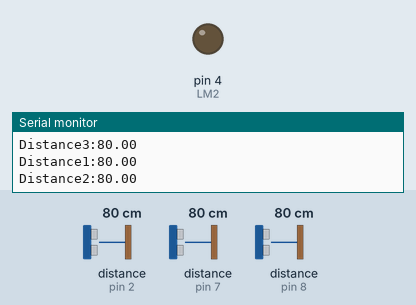
This sketch was run on a simulated Arduino Uno, built with avr-gcc and run on an emulated ATmega328P. On the bench: output pins drawn as LEDs (lit = HIGH), the last lines printed to the serial monitor. The inputs (shaded band) are chosen by the test bench; at power-on: distance to the obstacle (sensors on pin 2, pin 7, pin 8) 80 cm. Pins used as bus, display or sensor lines are not drawn.

Above: at 1.2 s.
1.3 s: distance to the obstacle (sensor on pin 2) set to 43 cm
4.3 s: distance to the obstacle (sensor on pin 2) set to 35 cm
At 4.8 s:
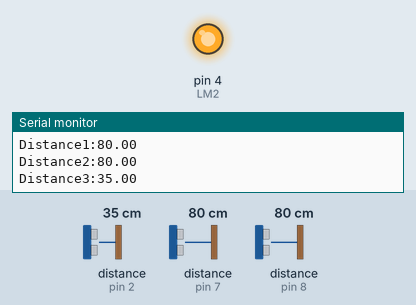
11.8 s: distance to the obstacle (sensor on pin 2) set to 60 cm
At 12.2 s:
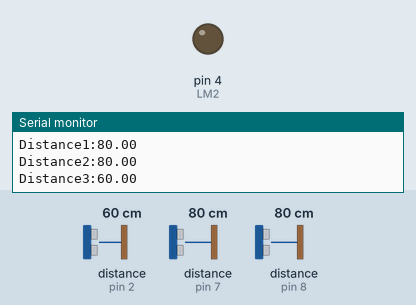
13.3 s: distance to the obstacle (sensor on pin 2) set to 2 cm
At 14.4 s:
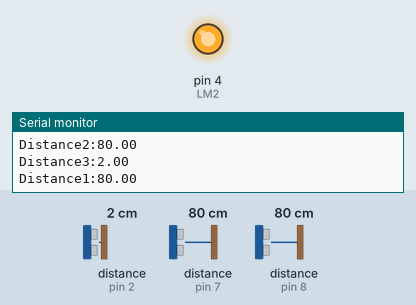
Timing chart, 0 to 15.8 s (numbered marks = the images above; inputs shaded):
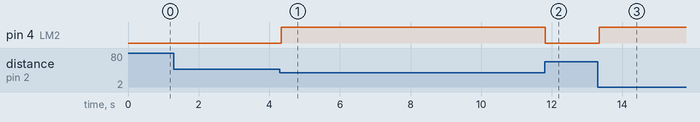

Measured:
- the behaviour switches between 40 and 39 cm on distance to the obstacle (sensor on pin 2) (found by bisection; images 0 and 1)
- after the input at 4.3 s, pin 4 (LM2): LOW → HIGH at once
- after the input at 11.8 s, pin 4 (LM2): HIGH → LOW at once
- after the input at 13.3 s, pin 4 (LM2): LOW → HIGH after 0.05 s

The sketch:

ultr3bot.ino
```cpp
#include <HCSR04.h>
#define LM1 5 //left motor
#define LM2 4 //left motor
#define RM1 2 //right motor
#define RM2 3 //right motor

HCSR04 hc1(9,8); //right
HCSR04 hc2(5,7);//front
HCSR04 hc3(3,2);//left

float LS,F,RS;

void setup()
{
 pinMode(LM1,OUTPUT);
 pinMode(LM2,OUTPUT);
 pinMode(RM1,OUTPUT);
 pinMode(RM2,OUTPUT);
  Serial.begin(9600);
}

void loop()      //check for >= conditions if error found
{
  int i;
  LS = hc1.dist();
  F = hc2.dist();
  RS = hc3.dist();


if(F >= 40 && LS >= 40 && RS >= 40){      //forward
    digitalWrite(LM1, HIGH);
    digitalWrite(LM2, LOW);
    digitalWrite(RM1, HIGH);
    digitalWrite(RM2, LOW);

}

else if(LS < 40 && RS >= 40){ // right
    digitalWrite(LM1, HIGH);
    digitalWrite(LM2, LOW);
    digitalWrite(RM1, LOW);
    digitalWrite(RM2, HIGH);;
}

else if(LS >= 40 && (RS < 40 || F < 40)){    //left
    digitalWrite(LM1, LOW);
    digitalWrite(LM2 , HIGH);
    digitalWrite(RM1, HIGH);
    digitalWrite(RM2, LOW);

}
else {                        // backwards (might have error)
    digitalWrite(LM1, LOW);
    digitalWrite(LM2, HIGH);
    digitalWrite(RM1, LOW);
    digitalWrite(RM2, HIGH);

}
Serial.print("Distance1:");
Serial.println(hc1.dist());
Serial.print("Distance2:");
Serial.println(hc2.dist());
Serial.print("Distance3:");
Serial.println(hc3.dist());
delay(50);
}
```
